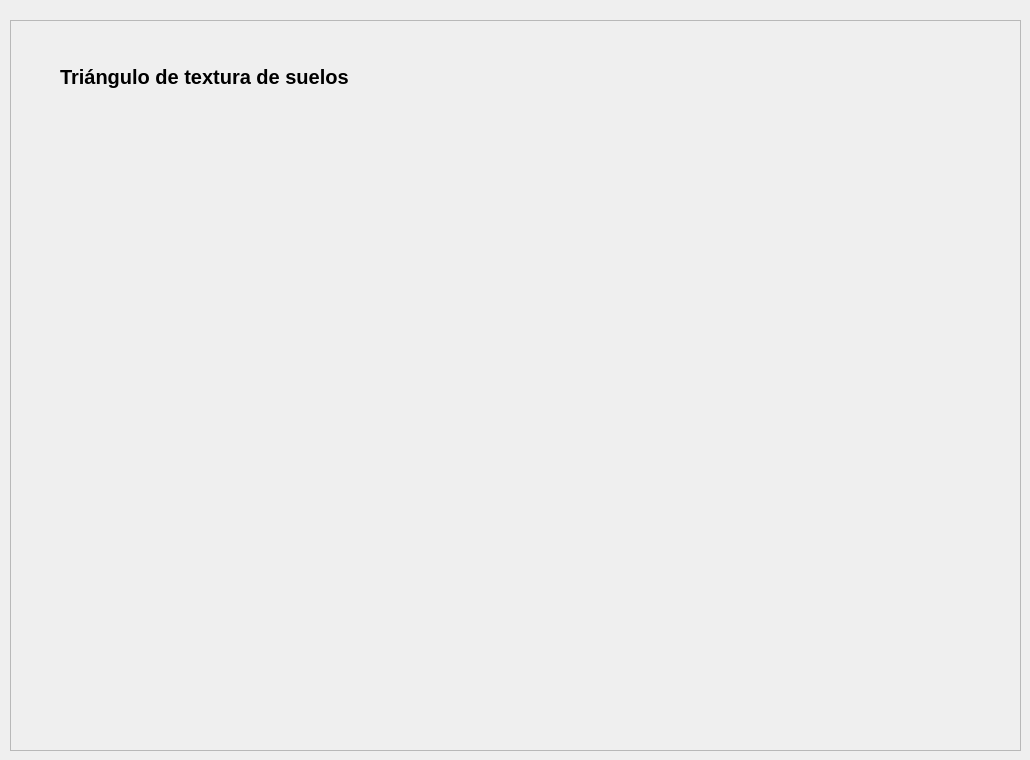
         <widget class="QWidget" name="Triangulo_page">
          <widget class="QFrame" name="frame_5">
           <property name="geometry">
            <rect>
             <x>10</x>
             <y>20</y>
             <width>1011</width>
             <height>731</height>
            </rect>
           </property>
           <property name="frameShape">
            <enum>QFrame::Shape::StyledPanel</enum>
           </property>
           <property name="frameShadow">
            <enum>QFrame::Shadow::Raised</enum>
           </property>
           <widget class="QWidget" name="layoutWidget">
            <property name="geometry">
             <rect>
              <x>50</x>
              <y>10</y>
              <width>941</width>
              <height>681</height>
             </rect>
            </property>
            <layout class="QVBoxLayout" name="verticalLayout_16">
             <item>
              <widget class="QLabel" name="label_10">
               <property name="font">
                <font>
                 <pointsize>15</pointsize>
                 <bold>true</bold>
                </font>
               </property>
               <property name="styleSheet">
                <string notr="true">color: black;</string>
               </property>
               <property name="text">
                <string>Triángulo de textura de suelos</string>
               </property>
              </widget>
             </item>
             <item>
              <layout class="QHBoxLayout" name="horizontalLayout_4">
               <item>
                <spacer name="horizontalSpacer_3">
                 <property name="orientation">
                  <enum>Qt::Orientation::Horizontal</enum>
                 </property>
                 <property name="sizeHint" stdset="0">
                  <size>
                   <width>128</width>
                   <height>20</height>
                  </size>
                 </property>
                </spacer>
               </item>
               <item>
                <widget class="QLabel" name="label_7">
                 <property name="minimumSize">
                  <size>
                   <width>601</width>
                   <height>581</height>
                  </size>
                 </property>
                 <property name="font">
                  <font>
                   <pointsize>15</pointsize>
                   <bold>true</bold>
                  </font>
                 </property>
                 <property name="focusPolicy">
                  <enum>Qt::FocusPolicy::TabFocus</enum>
                 </property>
                 <property name="styleSheet">
                  <string notr="true">border-image: url(:/images/TrianguloTextura.png);</string>
                 </property>
                 <property name="text">
                  <string/>
                 </property>
                </widget>
               </item>
               <item>
                <spacer name="horizontalSpacer_4">
                 <property name="orientation">
                  <enum>Qt::Orientation::Horizontal</enum>
                 </property>
                 <property name="sizeHint" stdset="0">
                  <size>
                   <width>178</width>
                   <height>20</height>
                  </size>
                 </property>
                </spacer>
               </item>
              </layout>
             </item>
            </layout>
           </widget>
          </widget>
         </widget>
